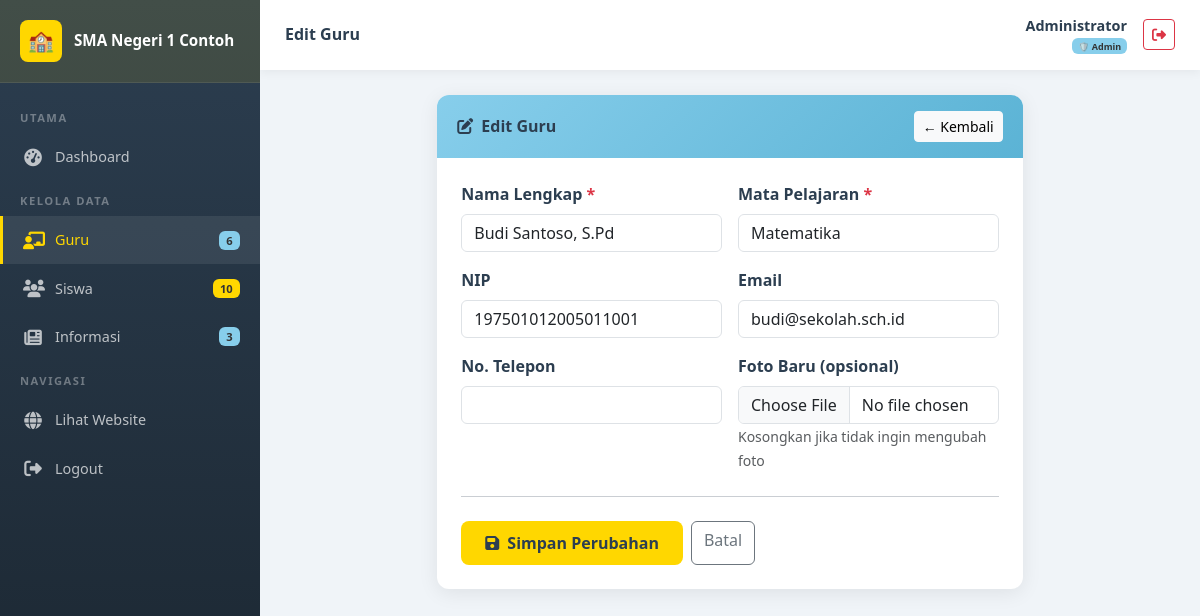
Screenshot of /admin/guru/edit.php?id=1 (signed in) with the database file from the repository.
### tables this page shows
CREATE TABLE IF NOT EXISTS pengaturan (
    id INT AUTO_INCREMENT PRIMARY KEY,
    kunci VARCHAR(50) NOT NULL UNIQUE,
    nilai TEXT,
    keterangan VARCHAR(200)
);

CREATE TABLE IF NOT EXISTS guru (
    id INT AUTO_INCREMENT PRIMARY KEY,
    nama VARCHAR(100) NOT NULL,
    mata_pelajaran VARCHAR(100) NOT NULL,
    foto VARCHAR(255) DEFAULT NULL,
    nip VARCHAR(30) DEFAULT NULL,
    email VARCHAR(100) DEFAULT NULL,
    telp VARCHAR(20) DEFAULT NULL,
    created_at TIMESTAMP DEFAULT CURRENT_TIMESTAMP,
    updated_at TIMESTAMP DEFAULT CURRENT_TIMESTAMP ON UPDATE CURRENT_TIMESTAMP
);

### koneksi.php (called while the page is built, shortened)
<?php
function escape($koneksi, $data) {
    return mysqli_real_escape_string($koneksi, trim($data));
}
function getSetting($koneksi, $kunci) {
    $kunci = escape($koneksi, $kunci);
    $result = mysqli_query($koneksi, "SELECT nilai FROM pengaturan WHERE kunci='$kunci'");
    if ($row = mysqli_fetch_assoc($result)) {
        return $row['nilai'];
    }
    return '';
}

### admin/guru/edit.php (the view, shortened to what this page needs)
<?php
$judul_halaman = 'Edit Guru';
$halaman_admin = 'guru';
require_once __DIR__ . '/../includes/admin_header.php';
$id = (int)($_GET['id'] ?? 0);
$result = mysqli_query($koneksi, "SELECT * FROM guru WHERE id=$id");
$guru = mysqli_fetch_assoc($result);
?>
<div class="row justify-content-center">
<div class="col-lg-8">
<div class="card-admin">
    <div class="card-header-admin">
        <h5><i class="fas fa-edit me-2"></i>Edit Guru</h5>
        <a href="./" class="btn btn-sm btn-light">← Kembali</a>
    </div>
    <div class="p-4">
        <form method="POST" enctype="multipart/form-data">
            <div class="row g-3">
                <div class="col-md-6">
                    <label class="form-label fw-semibold">Nama Lengkap <span class="text-danger">*</span></label>
                    <input type="text" name="nama" class="form-control" value="<?= htmlspecialchars($guru['nama']) ?>" required>
                </div>
                <div class="col-md-6">
                    <label class="form-label fw-semibold">Mata Pelajaran <span class="text-danger">*</span></label>
                    <input type="text" name="mata_pelajaran" class="form-control" value="<?= htmlspecialchars($guru['mata_pelajaran']) ?>" required>
                </div>
                <div class="col-md-6">
                    <label class="form-label fw-semibold">NIP</label>
                    <input type="text" name="nip" class="form-control" value="<?= htmlspecialchars($guru['nip'] ?? '') ?>">
                </div>
                <div class="col-md-6">
                    <label class="form-label fw-semibold">Email</label>
                    <input type="email" name="email" class="form-control" value="<?= htmlspecialchars($guru['email'] ?? '') ?>">
                </div>
                <div class="col-md-6">
                    <label class="form-label fw-semibold">No. Telepon</label>
                    <input type="text" name="telp" class="form-control" value="<?= htmlspecialchars($guru['telp'] ?? '') ?>">
                </div>
                <div class="col-md-6">
                    <label class="form-label fw-semibold">Foto Baru (opsional)</label>
                    <input type="file" name="foto" class="form-control" accept="image/*">
                    <small class="text-muted">Kosongkan jika tidak ingin mengubah foto</small>
                </div>
            </div>
            <hr class="my-4">
            <div class="d-flex gap-2">
                <button type="submit" class="btn-kuning btn"><i class="fas fa-save me-2"></i>Simpan Perubahan</button>
                <a href="./" class="btn btn-outline-secondary">Batal</a>
            </div>
        </form>
    </div>
</div>
</div>
</div>
<?php require_once __DIR__ . '/../includes/admin_footer.php'; ?>

### admin/includes/admin_header.php (shortened to what this page needs)
<?php
require_once __DIR__ . '/../../koneksi.php';
$nama_sekolah = getSetting($koneksi, 'nama_sekolah');
$role = $_SESSION['role'];
$halaman_admin = $halaman_admin ?? '';
$total_guru = mysqli_fetch_assoc(mysqli_query($koneksi, "SELECT COUNT(*) as t FROM guru"))['t'];
$total_siswa = mysqli_fetch_assoc(mysqli_query($koneksi, "SELECT COUNT(*) as t FROM siswa"))['t'];
$total_info = mysqli_fetch_assoc(mysqli_query($koneksi, "SELECT COUNT(*) as t FROM informasi"))['t'];
?>
<!DOCTYPE html>
<html lang="id">
<head>
    <link rel="stylesheet" href="https://cdn.jsdelivr.net/npm/bootstrap@5.3.2/dist/css/bootstrap.min.css">
    <link rel="stylesheet" href="https://cdnjs.cloudflare.com/ajax/libs/font-awesome/6.5.0/css/all.min.css">
    <link rel="stylesheet" href="<?= BASE_URL ?>assets/css/style.css">
</head>
<body>
<div class="admin-sidebar" id="sidebar">
    <div class="sidebar-brand">
        <div class="brand-icon">🏫</div>
        <span><?= htmlspecialchars(substr($nama_sekolah, 0, 30)) ?></span>
    </div>
    <div class="nav-menu">
        <div class="nav-section">Utama</div>
        <div class="nav-item">
            <a href="<?= BASE_URL ?>admin/dashboard.php" class="<?= $halaman_admin==='dashboard'?'active':'' ?>">
                <span class="nav-icon"><i class="fas fa-tachometer-alt"></i></span> Dashboard
            </a>
        </div>
        <div class="nav-section">Kelola Data</div>
        <div class="nav-item">
            <a href="<?= BASE_URL ?>admin/guru/" class="<?= $halaman_admin==='guru'?'active':'' ?>">
                <span class="nav-icon"><i class="fas fa-chalkboard-teacher"></i></span> Guru
                <span class="ms-auto badge" style="background:var(--biru-muda);color:#333;font-size:0.7rem;"><?= $total_guru ?></span>
            </a>
        </div>
        <div class="nav-item">
            <a href="<?= BASE_URL ?>admin/siswa/" class="<?= $halaman_admin==='siswa'?'active':'' ?>">
                <span class="nav-icon"><i class="fas fa-users"></i></span> Siswa
                <span class="ms-auto badge" style="background:var(--kuning);color:#333;font-size:0.7rem;"><?= $total_siswa ?></span>
            </a>
        </div>
        <div class="nav-item">
            <a href="<?= BASE_URL ?>admin/informasi/" class="<?= $halaman_admin==='informasi'?'active':'' ?>">
                <span class="nav-icon"><i class="fas fa-newspaper"></i></span> Informasi
                <span class="ms-auto badge" style="background:var(--biru-muda);color:#333;font-size:0.7rem;"><?= $total_info ?></span>
            </a>
        </div>
        <div class="nav-section">Navigasi</div>
        <div class="nav-item">
            <a href="<?= BASE_URL ?>index.php" target="_blank">
                <span class="nav-icon"><i class="fas fa-globe"></i></span> Lihat Website
            </a>
        </div>
        <div class="nav-item">
            <a href="<?= BASE_URL ?>admin/logout.php">
                <span class="nav-icon"><i class="fas fa-sign-out-alt"></i></span> Logout
            </a>
        </div>
    </div>
</div>
<div class="admin-main">
    <div class="admin-topbar">
        <div class="d-flex align-items-center gap-3">
            <div>
                <h6 class="mb-0 fw-bold"><?= $judul_halaman ?? 'Dashboard' ?></h6>
            </div>
        </div>
        <div class="d-flex align-items-center gap-3">
            <div class="text-end d-none d-sm-block">
                <div class="fw-semibold" style="font-size:0.9rem;"><?= htmlspecialchars($_SESSION['nama_lengkap']) ?></div>
                <div class="text-muted" style="font-size:0.75rem;">
                    <?php if ($role === 'superadmin'): ?>
                    <span class="badge" style="background:var(--kuning);color:#333;">⭐ Super Admin</span>
                    <?php else: ?>
                    <span class="badge" style="background:var(--biru-muda);color:#333;">🛡️ Admin</span>
                    <?php endif; ?>
                </div>
            </div>
            <a href="logout.php" class="btn btn-sm btn-outline-danger"><i class="fas fa-sign-out-alt"></i></a>
        </div>
    </div>
    <div class="admin-content">

### assets/css/style.css (style rules this page uses)
:root { --kuning: #FFD700; --kuning-dark: #e6c200; --kuning-light: #fff8cc; --biru-muda: #87CEEB; --biru-dark: #5bb3d5; --biru-light: #e8f6fc; --putih: #FFFFFF; --abu: #f8f9fa; --teks-gelap: #2c3e50; --teks-abu: #6c757d; --shadow: 0 4px 20px rgba(0,0,0,0.08); --shadow-hover: 0 8px 30px rgba(0,0,0,0.15); --radius: 12px; --radius-sm: 8px; --transition: all 0.3s ease; }
* { box-sizing: border-box; }
body { font-family: 'Segoe UI', Tahoma, Geneva, Verdana, sans-serif; color: var(--teks-gelap); background: var(--putih); }
a { text-decoration: none; transition: var(--transition); }
.btn-kuning { background: var(--kuning); color: var(--teks-gelap); border: none; font-weight: 600; padding: 10px 24px; border-radius: var(--radius-sm); transition: var(--transition); }
.admin-sidebar { width: 260px; min-height: 100vh; background: linear-gradient(180deg, var(--teks-gelap) 0%, #1a252f 100%); position: fixed; left: 0; top: 0; z-index: 100; transition: var(--transition); overflow-y: auto; }
.admin-sidebar .sidebar-brand { background: rgba(255,215,0,0.1); padding: 20px; border-bottom: 1px solid rgba(255,255,255,0.08); display: flex; align-items: center; gap: 12px; }
.admin-sidebar .sidebar-brand .brand-icon { width: 42px; height: 42px; background: var(--kuning); border-radius: var(--radius-sm); display: flex; align-items: center; justify-content: center; font-size: 1.3rem; flex-shrink: 0; }
.admin-sidebar .sidebar-brand span { color: var(--putih); font-weight: 700; font-size: 0.95rem; line-height: 1.3; }
.admin-sidebar .nav-menu { padding: 15px 0; }
.admin-sidebar .nav-section { font-size: 0.7rem; text-transform: uppercase; color: rgba(255,255,255,0.35); padding: 12px 20px 6px; letter-spacing: 1.5px; font-weight: 600; }
.admin-sidebar .nav-item a { display: flex; align-items: center; gap: 12px; padding: 11px 20px; color: rgba(255,255,255,0.7); font-weight: 500; font-size: 0.9rem; transition: var(--transition); border-left: 3px solid transparent; }
.admin-sidebar .nav-item a:hover, .admin-sidebar .nav-item a.active { background: rgba(255,255,255,0.08); color: var(--kuning); border-left-color: var(--kuning); }
.admin-sidebar .nav-item a .nav-icon { font-size: 1.1rem; width: 20px; text-align: center; }
.admin-main { margin-left: 260px; min-height: 100vh; background: #f0f4f8; transition: var(--transition); }
.admin-topbar { background: var(--putih); padding: 15px 25px; box-shadow: 0 2px 10px rgba(0,0,0,0.06); display: flex; align-items: center; justify-content: space-between; position: sticky; top: 0; z-index: 99; }
.admin-content { padding: 25px; }
.card-admin { background: var(--putih); border-radius: var(--radius); box-shadow: var(--shadow); overflow: hidden; }
.card-admin .card-header-admin { background: linear-gradient(135deg, var(--biru-muda), var(--biru-dark)); padding: 16px 20px; display: flex; align-items: center; justify-content: space-between; }
.card-admin .card-header-admin h5 { color: var(--teks-gelap); font-weight: 700; margin: 0; font-size: 1rem; }

### rows the page displays
pengaturan: nilai "SMA Negeri 1 Contoh"
guru: nama "Budi Santoso, S.Pd", mata_pelajaran "Matematika", nip "197501012005011001", email "budi@sekolah.sch.id"

### other values shown
$total_guru "6"
$total_siswa "10"
$total_info "3"
$judul_halaman "Edit Guru"
$_SESSION['nama_lengkap'] "Administrator"
